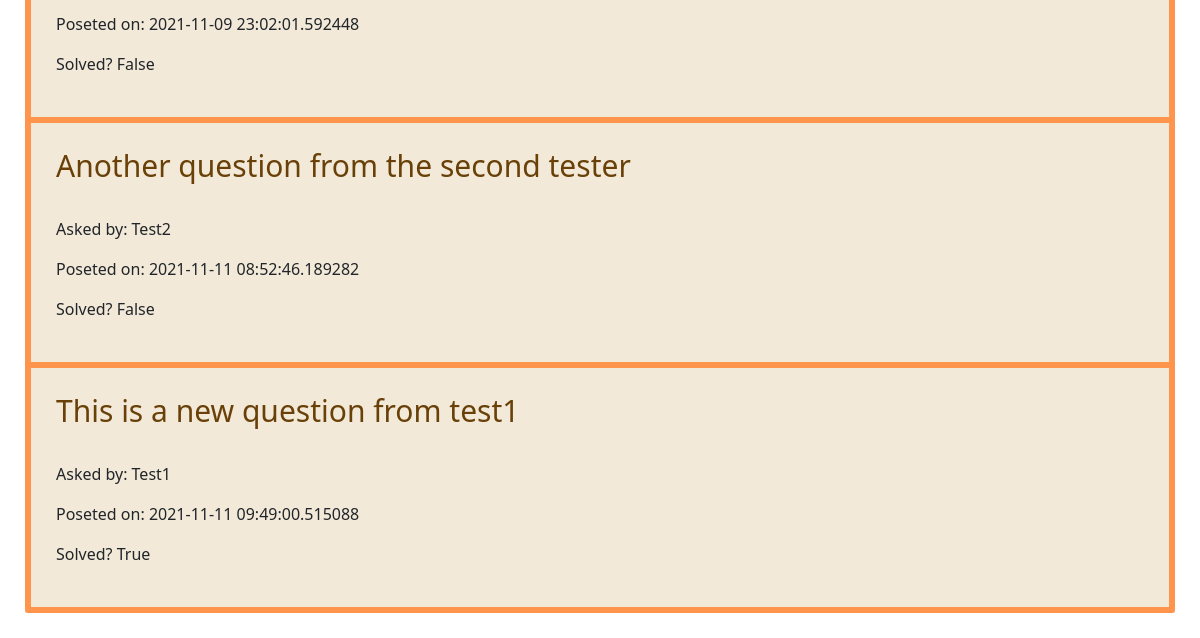
Before: / (lower part) with the older database file.
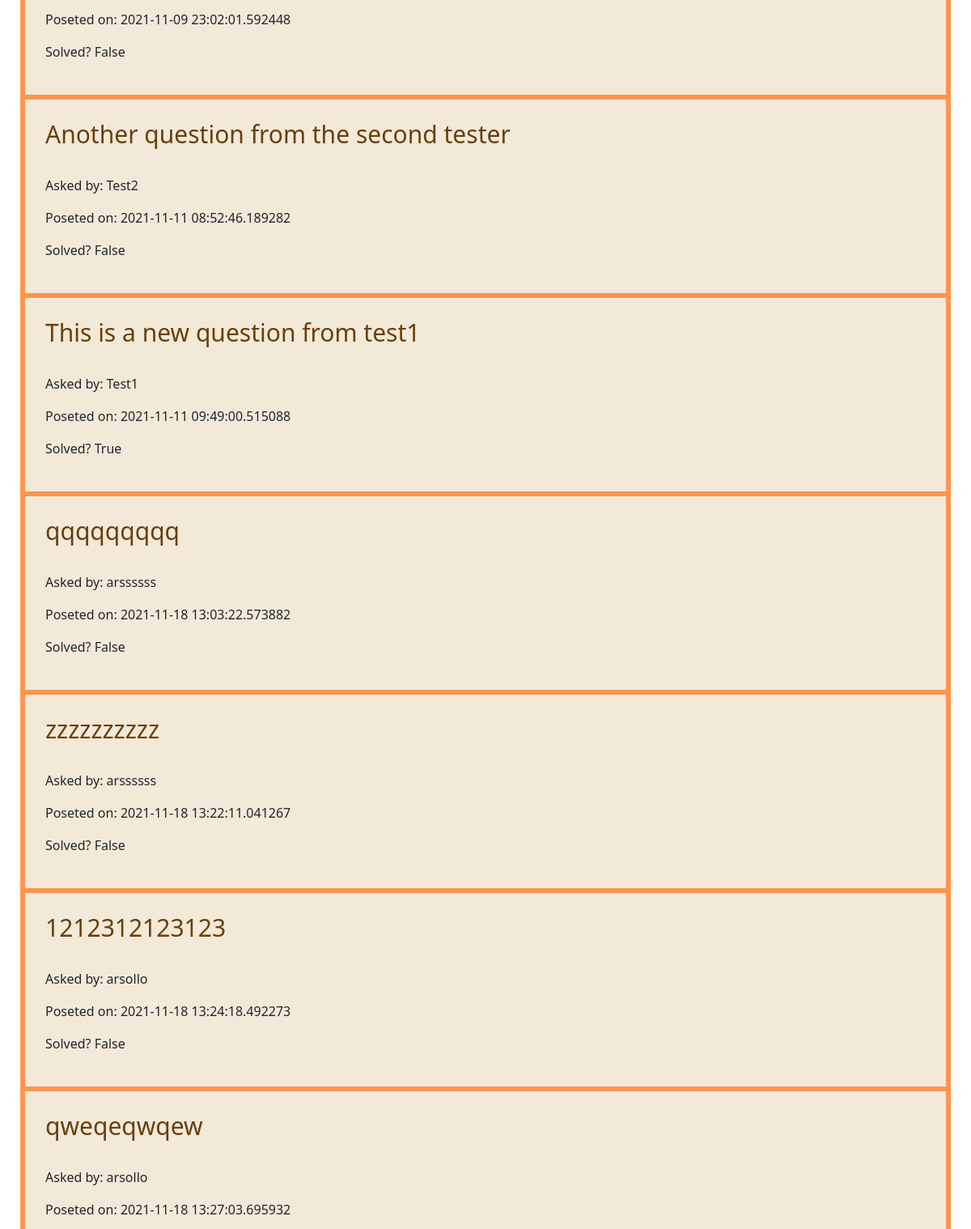
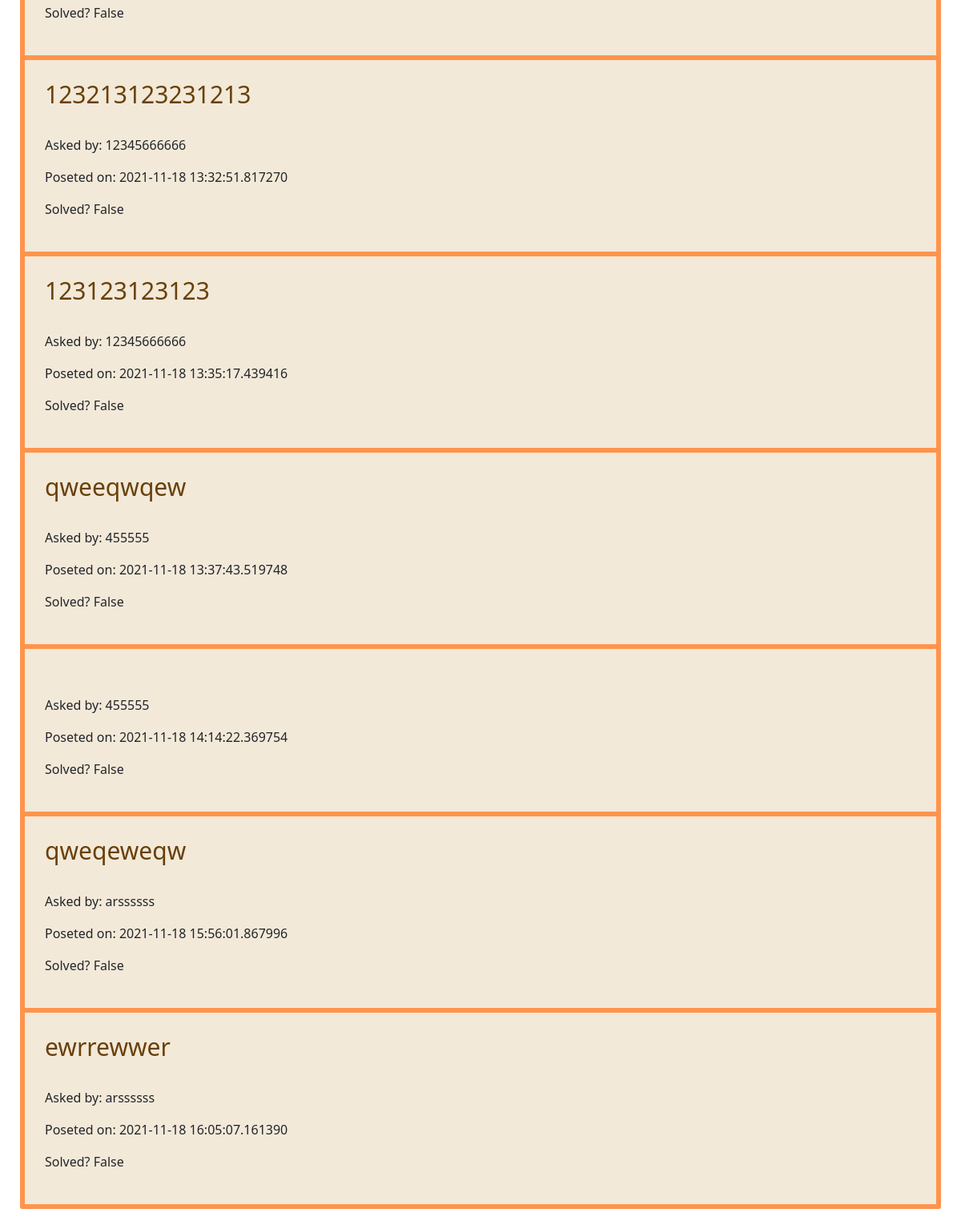
After: the same page with the newer database file (2 pictures, top to bottom).
### Question.py (models this page shows)
class Question(db.Model):
    id = db.Column(db.Integer, primary_key=True)
    q_text = db.Column(db.Text)
    asked_by_id = db.Column(db.String, db.ForeignKey('user.username'))
    post_time = db.Column(db.DateTime)
    solved = db.Column(db.Boolean)
    answers = db.relationship('Answer', backref='question', lazy = True)

### Question.py (the view)
@app.route("/home/")
@app.route("/")
def home():
    questions = Question.query.all()
    context = {
        'questions' : questions
    }
    return render_template('home.html', **context)

### Templates/home.html (shortened to what this page needs)
<!DOCTYPE html>
<html>
<head>
	<link href="https://cdn.jsdelivr.net/npm/bootstrap@5.1.3/dist/css/bootstrap.min.css" rel="stylesheet">
	<link rel="stylesheet" href="{{ url_for('static', filename = 'website_style.css')}}">
</head>
<body>
    {% block content %}
    <div class="home_asked_questions">
      <div class="row">
        <div class="col-lg-12">
          <div class="list-group">
            {% for question in questions %}
            <a href="{{url_for('question', question_id = question.id)}}" class="list-group-item">
              <h4 class="list-group-item-heading">{{ question.q_text }}</h4>
              <p class="list-group-item-text">Asked by: {{ question.asked_by_id }}</p>
              <p class="list-group-item-text">Poseted on: {{ question.post_time }}</p>
              <p class="list-group-item-text">Solved? {{ question.solved }}</p>
          </a>
            {% endfor %}
          </div>
        </div>
      </div>
    </div>
    {% endblock content %}
  </body>
</html>

Changed rows visible on the page:
added Question: q_text "qqqqqqqqq", asked_by_id "arssssss", post_time "2021-11-18 13:03:22.573882", solved "False"
added Question: q_text "zzzzzzzzzz", asked_by_id "arssssss", post_time "2021-11-18 13:22:11.041267", solved "False"
added Question: q_text "1212312123123", asked_by_id "arsollo", post_time "2021-11-18 13:24:18.492273", solved "False"
added Question: q_text "qweqeqwqew", asked_by_id "arsollo", post_time "2021-11-18 13:27:03.695932", solved "False"
added Question: q_text "123213123231213", asked_by_id "12345666666", post_time "2021-11-18 13:32:51.817270", solved "False"
added Question: q_text "123123123123", asked_by_id "12345666666", post_time "2021-11-18 13:35:17.439416", solved "False"
added Question: q_text "qweeqwqew", asked_by_id "455555", post_time "2021-11-18 13:37:43.519748", solved "False"
added Question: asked_by_id "455555", post_time "2021-11-18 14:14:22.369754", solved "False"
added Question: q_text "qweqeweqw", asked_by_id "arssssss", post_time "2021-11-18 15:56:01.867996", solved "False"
added Question: q_text "ewrrewwer", asked_by_id "arssssss", post_time "2021-11-18 16:05:07.161390", solved "False"
